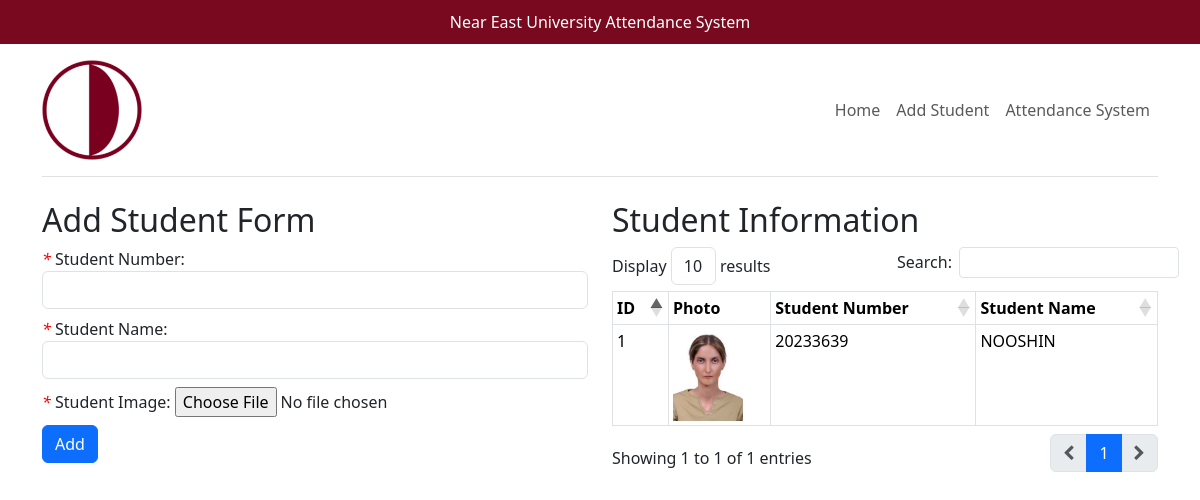
/add_show_student, run on an earlier commit of the app's database.
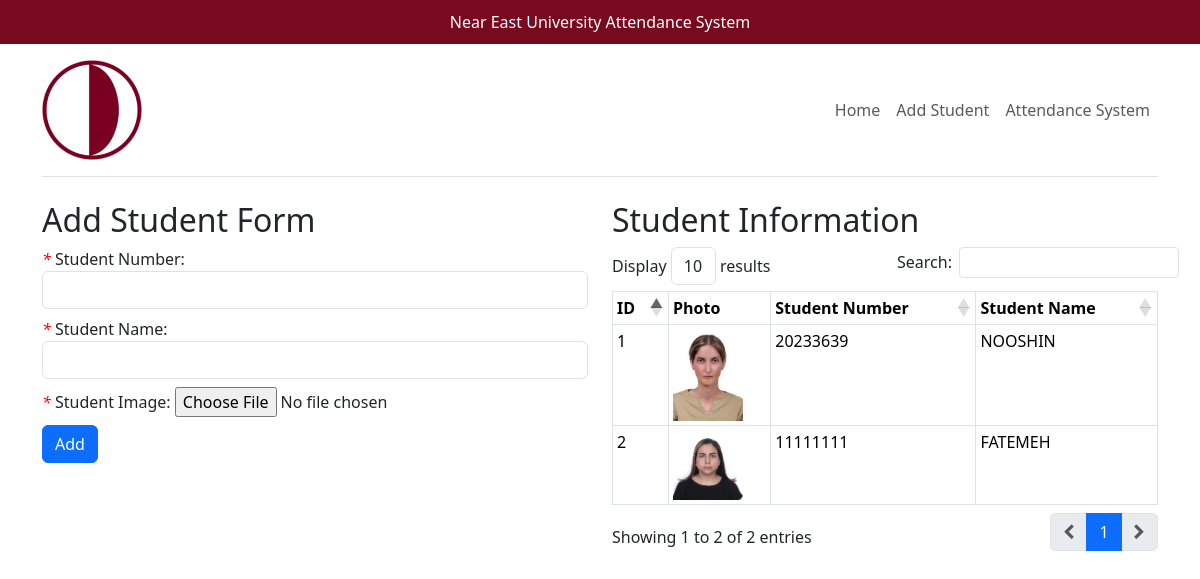
And on a later commit of the database.
### tables this page shows
CREATE TABLE students (
    id INTEGER PRIMARY KEY AUTOINCREMENT,
    student_no TEXT UNIQUE,
    student_name TEXT,
    image_path TEXT,
    present TEXT
);

### app.py (the view)
@app.route('/add_show_student')
def add_show_student():
    init_db()
    conn = sqlite3.connect(DATABASE_FILE)
    cursor = conn.cursor()
    cursor.execute('SELECT * FROM students')
    students = cursor.fetchall()
    conn.close()
    return render_template('/add_show_student.html', students=students)

### app.py (called while the page is built)
def init_db():
    with app.app_context():
        conn = sqlite3.connect(DATABASE_FILE)
        cursor = conn.cursor()
        with open(SCHEMA_FILE, 'r') as schema_file:
            cursor.executescript(schema_file.read())
        conn.commit()
        conn.close()
        print("Database initialized.")

### templates/add_show_student.html (shortened to what this page needs)
{% extends 'base.html' %}
{% block content %}
<div class="row">
    <div class="col-6">
        <h2>Add Student Form</h2>
        <form action="/add_student" method="post" enctype="multipart/form-data">
            <div class="form-group mb-2">
            <label for="student_no"><em class="red">* </em>Student Number:</label>
            <input class="form-control" type="number" id="student_no" name="student_no" required>
            </div>
            <div class="form-group mb-2">
            <label for="name"><em class="red">* </em>Student Name:</label>
            <input class="form-control" type="text" id="name" name="name" required>
            </div>
            <div class="form-group mb-2">
                <label for="image"><em class="red">* </em>Student Image:</label>
                <input class="form-control-file" type="file" id="image" name="image" accept=".jpg, .jpeg, .png" required>
            </div>
            <button type="submit" class="btn btn-primary">Add</button>
        </form>
    </div>
    <div class="col-6">
        <h2>Student Information</h2>
        <table id="student-info" class="table table-bordered table-sm" cellspacing="0" width="100%">
        <thead>
            <tr>
                <th class="th-sm">ID</th>
                <th class="th-sm">Photo</th>
                <th class="th-sm">Student Number</th>
                <th class="th-sm">Student Name</th>
            </tr>
        </thead>
        <tbody>
            {% for student in students %}
                <tr>
                    <td>{{ student[0] }}</td>
                    {% set image_path = student[3] %}
                    {% set image_filename = image_path.split('\\')[-1] %}
                    <td><img class="student-image" src="{{ url_for('static', filename='student_images/' + image_filename) }}"></td>
                    <td>{{ student[1] }}</td>
                    <td>{{ student[2] }}</td>
                </tr>
            {% endfor %}
        </tbody>
        </table>
    </div>
</div>
{% endblock %}

What changed in the data, as far as the page shows it:
added students: id "2", shows a picture, student_no "11111111", student_name "FATEMEH"
Also different on the page:
text written by a page script: "Display results Search: Showing 1 to 1 of 1 entries 1" → "Display results Search: Showing 1 to 2 of 2 entries 1"
